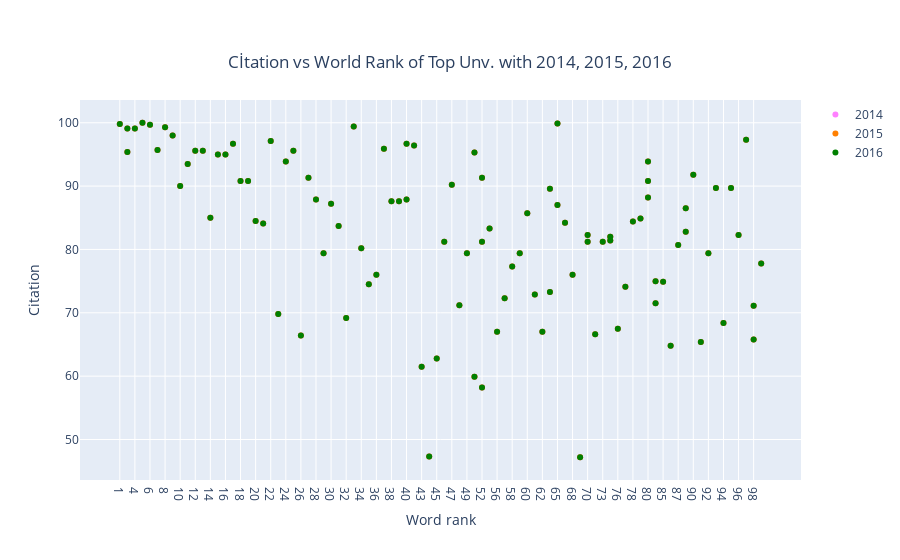

Notebook code cell kept with this figure:
### Code cell
trace1 = go.Scatter(x = df2014.world_rank,
                   y =df2014.citations,
                   mode = "markers",
                   name = "2014",
                   marker = dict(color = "rgb(255, 128, 255)"),
                   text = df2014.university_name)
trace2 = go.Scatter(x = df2014.world_rank,
                   y =df2014.citations,
                   mode = "markers",
                   name = "2015",
                   marker = dict(color = "rgb(255, 128, 2)"),
                   text = df2014.university_name)
trace3 = go.Scatter(x = df2014.world_rank,
                   y =df2014.citations,
                   mode = "markers",
                   name = "2016",
                   marker = dict(color = "green"),
                   text = df2014.university_name)


data =[trace1, trace2, trace3]

layout = dict(title = "Cİtation vs World Rank of Top Unv. with 2014, 2015, 2016",
             title_x =0.5,
             title_y =0.9,
             xaxis =dict (title = "Word rank"),
             yaxis =dict(title = "Citation"))

fig = dict(data =data , layout= layout)
iplot(fig)

### Figure 1 — Plotly figure (JSON) as saved in the notebook; plotly's stock layout.template omitted (floating-point values rounded to 4 significant figures)
{"data": [{"marker": {"color": "rgb(255, 128, 255)"}, "mode": "markers", "name": "2014", "text": ["California Institute of Technology", "Harvard University", "University of Oxford", "Stanford University", "Massachusetts Institute of Technology", "Princeton University", "University of Cambridge", "University of California, Berkeley", "University of Chicago", "Imperial College London", "Yale University", "University of California, Los Angeles", "Columbia University", "ETH Zurich – Swiss Federal Institute of Technology Zurich", "Johns Hopkins University", "University of Pennsylvania", "Duke University", "University of Michigan", "Cornell University", "University of Toronto", "University College London", "Northwestern University", "University of Tokyo", "Carnegie Mellon University", "University of Washington", "National University of Singapore", "University of Texas at Austin", "Georgia Institute of Technology", "University of Illinois at Urbana-Champaign", "University of Wisconsin-Madison", "University of British Columbia", "London School of Economics and Political Science", "University of California, Santa Barbara", "University of Melbourne", "McGill University", "Karolinska Institute", "École Polytechnique Fédérale de Lausanne", "King’s College London", "University of Edinburgh", "New York University", "University of California, San Diego", "Washington University in St Louis", "University of Hong Kong", "Seoul National University", "Peking University", "University of Minnesota", "University of North Carolina at Chapel Hill", "Australian National University", "Pennsylvania State University", "Boston University", "Tsinghua University", "Brown University", "Kyoto University", "University of California, Davis", "LMU Munich", "Korea Advanced Institute of Science and Technology (KAIST)", "Hong Kong University of Science and Technology", "University of Manchester", "Ohio State University", "Pohang University of Science and Technology", "KU Leuven", "Purdue University", "The University of Queensland", "University of Göttingen", "Rice University", "École Normale Supérieure", "Leiden University", "Heidelberg University", "Delft University of Technology", "University of Southern California", "École Polytechnique", "University of Sydney", "Erasmus University Rotterdam", "University of Basel", "Utrecht University", "Nanyang Technological University", "Wageningen University and Research Center", "University of Pittsburgh", "University of Bristol", "Durham University", "Emory University", "Tufts University", "Michigan State University", "University of Amsterdam", "Ghent University", "Free University of Berlin", "Technical University of Munich", "Case Western Reserve University", "Vanderbilt University", "University of Notre Dame", "Monash University", "McMaster University", "University of California, Irvine", "Humboldt University of Berlin", "University of Rochester", "Pierre and Marie Curie University", "University of Colorado Boulder", "Maastricht University", "University of Groningen", "University of Helsinki"], "type": "scatter", "x": ["1", "2", "2", "4", "5", "6", "7", "8", "9", "10", "11", "12", "13", "14", "15", "16", "17", "18", "19", "20", "21", "22", "23", "24", "25", "26", "27", "28", "29", "30", "31", "32", "33", "34", "35", "36", "37", "38", "39", "40", "40", "42", "43", "44", "45", "46", "47", "48", "49", "50", "50", "52", "52", "52", "55", "56", "57", "58", "59", "60", "61", "62", "63", "63", "65", "65", "67", "68", "69", "70", "70", "72", "73", "74", "74", "76", "77", "78", "79", "80", "80", "80", "83", "83", "85", "86", "87", "88", "88", "90", "91", "92", "93", "94", "95", "96", "97", "98", "98", "100"], "y": [99.8, 99.1, 95.4, 99.1, 100, 99.7, 95.7, 99.3, 98, 90, 93.5, 95.6, 95.6, 85, 95, 95, 96.7, 90.8, 90.8, 84.5, 84.1, 97.1, 69.8, 93.9, 95.6, 66.4, 91.3, 87.9, 79.4, 87.2, 83.7, 69.2, 99.4, 80.2, 74.5, 76, 95.9, 87.6, 87.6, 87.9, 96.7, 96.4, 61.5, 47.3, 62.8, 81.2, 90.2, 71.2, 79.4, 95.3, 59.9, 91.3, 58.2, 81.2, 83.3, 67, 72.3, 77.3, 79.4, 85.7, 72.9, 67, 73.3, 89.6, 99.9, 87, 84.2, 76, 47.2, 81.2, 82.3, 66.6, 81.2, 81.4, 82, 67.5, 74.1, 84.4, 84.9, 88.2, 90.8, 93.9, 71.5, 75, 74.9, 64.8, 80.7, 82.8, 86.5, 91.8, 65.4, 79.4, 89.7, 68.4, 89.7, 82.3, 97.3, 65.8, 71.1, 77.8]}, {"marker": {"color": "rgb(255, 128, 2)"}, "mode": "markers", "name": "2015", "text": ["California Institute of Technology", "Harvard University", "University of Oxford", "Stanford University", "Massachusetts Institute of Technology", "Princeton University", "University of Cambridge", "University of California, Berkeley", "University of Chicago", "Imperial College London", "Yale University", "University of California, Los Angeles", "Columbia University", "ETH Zurich – Swiss Federal Institute of Technology Zurich", "Johns Hopkins University", "University of Pennsylvania", "Duke University", "University of Michigan", "Cornell University", "University of Toronto", "University College London", "Northwestern University", "University of Tokyo", "Carnegie Mellon University", "University of Washington", "National University of Singapore", "University of Texas at Austin", "Georgia Institute of Technology", "University of Illinois at Urbana-Champaign", "University of Wisconsin-Madison", "University of British Columbia", "London School of Economics and Political Science", "University of California, Santa Barbara", "University of Melbourne", "McGill University", "Karolinska Institute", "École Polytechnique Fédérale de Lausanne", "King’s College London", "University of Edinburgh", "New York University", "University of California, San Diego", "Washington University in St Louis", "University of Hong Kong", "Seoul National University", "Peking University", "University of Minnesota", "University of North Carolina at Chapel Hill", "Australian National University", "Pennsylvania State University", "Boston University", "Tsinghua University", "Brown University", "Kyoto University", "University of California, Davis", "LMU Munich", "Korea Advanced Institute of Science and Technology (KAIST)", "Hong Kong University of Science and Technology", "University of Manchester", "Ohio State University", "Pohang University of Science and Technology", "KU Leuven", "Purdue University", "The University of Queensland", "University of Göttingen", "Rice University", "École Normale Supérieure", "Leiden University", "Heidelberg University", "Delft University of Technology", "University of Southern California", "École Polytechnique", "University of Sydney", "Erasmus University Rotterdam", "University of Basel", "Utrecht University", "Nanyang Technological University", "Wageningen University and Research Center", "University of Pittsburgh", "University of Bristol", "Durham University", "Emory University", "Tufts University", "Michigan State University", "University of Amsterdam", "Ghent University", "Free University of Berlin", "Technical University of Munich", "Case Western Reserve University", "Vanderbilt University", "University of Notre Dame", "Monash University", "McMaster University", "University of California, Irvine", "Humboldt University of Berlin", "University of Rochester", "Pierre and Marie Curie University", "University of Colorado Boulder", "Maastricht University", "University of Groningen", "University of Helsinki"], "type": "scatter", "x": ["1", "2", "2", "4", "5", "6", "7", "8", "9", "10", "11", "12", "13", "14", "15", "16", "17", "18", "19", "20", "21", "22", "23", "24", "25", "26", "27", "28", "29", "30", "31", "32", "33", "34", "35", "36", "37", "38", "39", "40", "40", "42", "43", "44", "45", "46", "47", "48", "49", "50", "50", "52", "52", "52", "55", "56", "57", "58", "59", "60", "61", "62", "63", "63", "65", "65", "67", "68", "69", "70", "70", "72", "73", "74", "74", "76", "77", "78", "79", "80", "80", "80", "83", "83", "85", "86", "87", "88", "88", "90", "91", "92", "93", "94", "95", "96", "97", "98", "98", "100"], "y": [99.8, 99.1, 95.4, 99.1, 100, 99.7, 95.7, 99.3, 98, 90, 93.5, 95.6, 95.6, 85, 95, 95, 96.7, 90.8, 90.8, 84.5, 84.1, 97.1, 69.8, 93.9, 95.6, 66.4, 91.3, 87.9, 79.4, 87.2, 83.7, 69.2, 99.4, 80.2, 74.5, 76, 95.9, 87.6, 87.6, 87.9, 96.7, 96.4, 61.5, 47.3, 62.8, 81.2, 90.2, 71.2, 79.4, 95.3, 59.9, 91.3, 58.2, 81.2, 83.3, 67, 72.3, 77.3, 79.4, 85.7, 72.9, 67, 73.3, 89.6, 99.9, 87, 84.2, 76, 47.2, 81.2, 82.3, 66.6, 81.2, 81.4, 82, 67.5, 74.1, 84.4, 84.9, 88.2, 90.8, 93.9, 71.5, 75, 74.9, 64.8, 80.7, 82.8, 86.5, 91.8, 65.4, 79.4, 89.7, 68.4, 89.7, 82.3, 97.3, 65.8, 71.1, 77.8]}, {"marker": {"color": "green"}, "mode": "markers", "name": "2016", "text": ["California Institute of Technology", "Harvard University", "University of Oxford", "Stanford University", "Massachusetts Institute of Technology", "Princeton University", "University of Cambridge", "University of California, Berkeley", "University of Chicago", "Imperial College London", "Yale University", "University of California, Los Angeles", "Columbia University", "ETH Zurich – Swiss Federal Institute of Technology Zurich", "Johns Hopkins University", "University of Pennsylvania", "Duke University", "University of Michigan", "Cornell University", "University of Toronto", "University College London", "Northwestern University", "University of Tokyo", "Carnegie Mellon University", "University of Washington", "National University of Singapore", "University of Texas at Austin", "Georgia Institute of Technology", "University of Illinois at Urbana-Champaign", "University of Wisconsin-Madison", "University of British Columbia", "London School of Economics and Political Science", "University of California, Santa Barbara", "University of Melbourne", "McGill University", "Karolinska Institute", "École Polytechnique Fédérale de Lausanne", "King’s College London", "University of Edinburgh", "New York University", "University of California, San Diego", "Washington University in St Louis", "University of Hong Kong", "Seoul National University", "Peking University", "University of Minnesota", "University of North Carolina at Chapel Hill", "Australian National University", "Pennsylvania State University", "Boston University", "Tsinghua University", "Brown University", "Kyoto University", "University of California, Davis", "LMU Munich", "Korea Advanced Institute of Science and Technology (KAIST)", "Hong Kong University of Science and Technology", "University of Manchester", "Ohio State University", "Pohang University of Science and Technology", "KU Leuven", "Purdue University", "The University of Queensland", "University of Göttingen", "Rice University", "École Normale Supérieure", "Leiden University", "Heidelberg University", "Delft University of Technology", "University of Southern California", "École Polytechnique", "University of Sydney", "Erasmus University Rotterdam", "University of Basel", "Utrecht University", "Nanyang Technological University", "Wageningen University and Research Center", "University of Pittsburgh", "University of Bristol", "Durham University", "Emory University", "Tufts University", "Michigan State University", "University of Amsterdam", "Ghent University", "Free University of Berlin", "Technical University of Munich", "Case Western Reserve University", "Vanderbilt University", "University of Notre Dame", "Monash University", "McMaster University", "University of California, Irvine", "Humboldt University of Berlin", "University of Rochester", "Pierre and Marie Curie University", "University of Colorado Boulder", "Maastricht University", "University of Groningen", "University of Helsinki"], "type": "scatter", "x": ["1", "2", "2", "4", "5", "6", "7", "8", "9", "10", "11", "12", "13", "14", "15", "16", "17", "18", "19", "20", "21", "22", "23", "24", "25", "26", "27", "28", "29", "30", "31", "32", "33", "34", "35", "36", "37", "38", "39", "40", "40", "42", "43", "44", "45", "46", "47", "48", "49", "50", "50", "52", "52", "52", "55", "56", "57", "58", "59", "60", "61", "62", "63", "63", "65", "65", "67", "68", "69", "70", "70", "72", "73", "74", "74", "76", "77", "78", "79", "80", "80", "80", "83", "83", "85", "86", "87", "88", "88", "90", "91", "92", "93", "94", "95", "96", "97", "98", "98", "100"], "y": [99.8, 99.1, 95.4, 99.1, 100, 99.7, 95.7, 99.3, 98, 90, 93.5, 95.6, 95.6, 85, 95, 95, 96.7, 90.8, 90.8, 84.5, 84.1, 97.1, 69.8, 93.9, 95.6, 66.4, 91.3, 87.9, 79.4, 87.2, 83.7, 69.2, 99.4, 80.2, 74.5, 76, 95.9, 87.6, 87.6, 87.9, 96.7, 96.4, 61.5, 47.3, 62.8, 81.2, 90.2, 71.2, 79.4, 95.3, 59.9, 91.3, 58.2, 81.2, 83.3, 67, 72.3, 77.3, 79.4, 85.7, 72.9, 67, 73.3, 89.6, 99.9, 87, 84.2, 76, 47.2, 81.2, 82.3, 66.6, 81.2, 81.4, 82, 67.5, 74.1, 84.4, 84.9, 88.2, 90.8, 93.9, 71.5, 75, 74.9, 64.8, 80.7, 82.8, 86.5, 91.8, 65.4, 79.4, 89.7, 68.4, 89.7, 82.3, 97.3, 65.8, 71.1, 77.8]}], "layout": {"title": {"text": "Cİtation vs World Rank of Top Unv. with 2014, 2015, 2016", "x": 0.5, "y": 0.9}, "xaxis": {"title": {"text": "Word rank"}}, "yaxis": {"title": {"text": "Citation"}}}}
